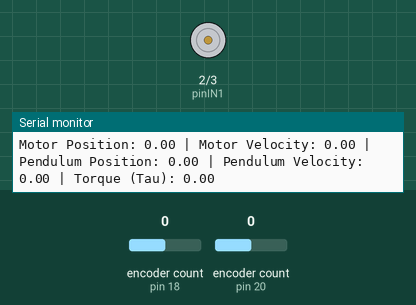
Simulated run of this sketch. Board: Arduino Uno, built with avr-gcc and run on an emulated ATmega328P. On the bench: motor-driver pin pairs drawn as motors (green arrow = first pin HIGH = forward, orange = second pin HIGH = backward, longer = more drive, scaled by the enable pin), the last lines printed to the serial monitor. The test bench sets the inputs (shaded band); at power-on: encoder count (sensors on pin 18, pin 20) 0.

Above: at 1.2 s.
1.3 s: encoder count (sensor on pin 18) set to 1
2.8 s: encoder count (sensor on pin 20) set to 1
At 3.9 s:
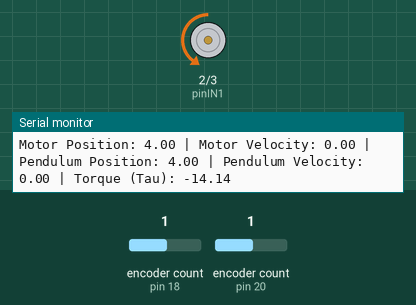
4.3 s: encoder count (sensor on pin 18) set to 5
7.3 s: encoder count (sensor on pin 20) set to 0
At 8.5 s:
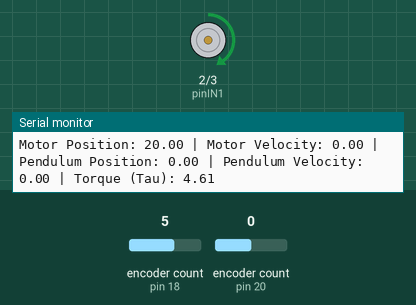
Timing chart, 0 to 9.8 s (numbered marks = the images above; inputs shaded):
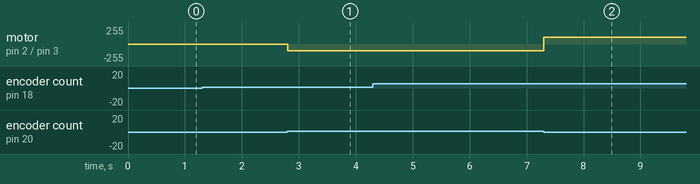

Measured:
- after the input at 2.8 s, motor on pin 2 (pinIN1) / pin 3 (pinIN2): stopped → backward 100/255 at once
- after the input at 7.3 s, motor on pin 2 (pinIN1) / pin 3 (pinIN2): backward 100/255 → forward 100/255 at once

The sketch:

PenduloInvertidoRotacional_Controle.ino
```cpp
#include <Encoder.h>
#include <TimerOne.h>

// Pinos da Ponte H (motor)
const int pinIN1 = 2;
const int pinIN2 = 3;
const int pinPWM = 5;

// Pinos do Encoder do Motor e do Pêndulo
const int motorEncoderPinA = 18;   // Fio Amarelo
const int motorEncoderPinB = 19;   // Fio Verde
const int pendulumEncoderPinA = 20; // Fio Branco
const int pendulumEncoderPinB = 21; // Fio Verde

Encoder motorEncoder(motorEncoderPinA, motorEncoderPinB);
Encoder pendulumEncoder(pendulumEncoderPinA, pendulumEncoderPinB);

// Matrizes de controle
const float K[4] = {-0.2307,   -0.1698,    3.7649,    0.5462};

// Variáveis globais para armazenar o estado do sistema
volatile float motorPosition = 0, motorLastPosition = 0;
volatile float pendulumPosition = 0, pendulumLastPosition = 0;
volatile float motorVelocity = 0, pendulumVelocity = 0;

// Intervalo de controle em microssegundos
const unsigned long controlInterval = 2000; // 2 ms (500 Hz)

// PWM mínimo para iniciar o motor (zona morta)
const int minPWM = 100;

void setup() {
    Serial.begin(9600);

    // Configura pinos da ponte H
    pinMode(pinIN1, OUTPUT);
    pinMode(pinIN2, OUTPUT);
    pinMode(pinPWM, OUTPUT);

    // Inicializa o motor parado
    digitalWrite(pinIN1, LOW);
    digitalWrite(pinIN2, LOW);
    analogWrite(pinPWM, 0);

    // Configura o Timer para interrupções
    Timer1.initialize(controlInterval);
    Timer1.attachInterrupt(controlLoop);

    Serial.println("Sistema inicializado com interrupções.");
}

void controlLoop() {
    // Leitura das posições dos encoders
    motorPosition = motorEncoder.read() % 360; // Limita a posição a 0-359 graus
    pendulumPosition = pendulumEncoder.read() % 360;

    // Cálculo das velocidades
    motorVelocity = (motorPosition - motorLastPosition) / (controlInterval / 1e6);
    pendulumVelocity = (pendulumPosition - pendulumLastPosition) / (controlInterval / 1e6);

    // Atualiza as últimas posições
    motorLastPosition = motorPosition;
    pendulumLastPosition = pendulumPosition;

    // Vetor de estados [theta, dot(theta), alpha, dot(alpha)]
    float x[4] = {motorPosition, motorVelocity, pendulumPosition, pendulumVelocity};

    float maxTau = 200; // Saturação dinâmica

    // Calcula a entrada de controle (torque) usando realimentação de estados
    float tau = constrain(-(K[0] * x[0] + K[1] * x[1] + K[2] * x[2] + K[3] * x[3]), -maxTau, maxTau);

    // Limita o valor de PWM para controlar a agressividade do motor
    int pwmValue = constrain(abs(tau), 0, 255);

    // Aplica zona morta: se o valor de pwmValue estiver abaixo do mínimo necessário, força para minPWM
    if (pwmValue > 0 && pwmValue < minPWM) {
        pwmValue = minPWM;
    }

    if (tau > 0) {
        digitalWrite(pinIN1, HIGH);
        digitalWrite(pinIN2, LOW);
    } else {
        digitalWrite(pinIN1, LOW);
        digitalWrite(pinIN2, HIGH);
    }

    analogWrite(pinPWM, pwmValue);
}

void loop() {
    // Exibe os dados no Serial Monitor periodicamente
    static unsigned long lastPrint = 0;
    unsigned long currentMillis = millis();

    if (currentMillis - lastPrint >= 100) { // A cada 100 ms
        lastPrint = currentMillis;

        Serial.print("Motor Position: ");
        Serial.print(motorPosition);
        Serial.print(" | Motor Velocity: ");
        Serial.print(motorVelocity);
        Serial.print(" | Pendulum Position: ");
        Serial.print(pendulumPosition);
        Serial.print(" | Pendulum Velocity: ");
        Serial.print(pendulumVelocity);
        Serial.print(" | Torque (Tau): ");
        Serial.println(-(K[0] * motorPosition + K[1] * motorVelocity + K[2] * pendulumPosition + K[3] * pendulumVelocity));
    }
}
```
